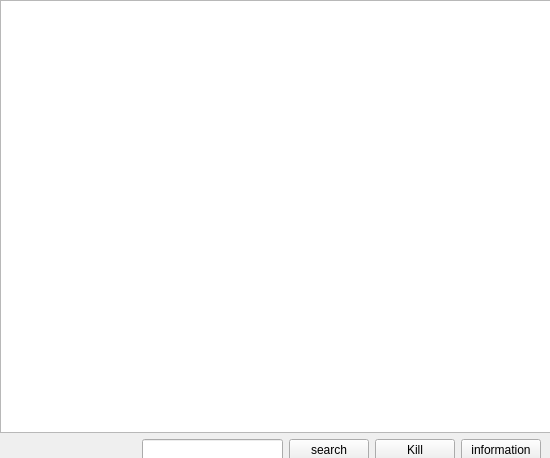
<?xml version="1.0" encoding="UTF-8"?>
<ui version="4.0">
 <class>ps</class>
 <widget class="QWidget" name="ps">
  <property name="geometry">
   <rect>
    <x>0</x>
    <y>0</y>
    <width>550</width>
    <height>458</height>
   </rect>
  </property>
  <property name="windowTitle">
   <string>Form</string>
  </property>
  <property name="layoutDirection">
   <enum>Qt::LeftToRight</enum>
  </property>
  <property name="autoFillBackground">
   <bool>false</bool>
  </property>
  <widget class="QWidget" name="verticalLayoutWidget">
   <property name="geometry">
    <rect>
     <x>0</x>
     <y>0</y>
     <width>551</width>
     <height>461</height>
    </rect>
   </property>
   <layout class="QVBoxLayout" name="verticalLayout">
    <item>
     <widget class="QTableWidget" name="tableWidget"/>
    </item>
    <item>
     <layout class="QHBoxLayout" name="horizontalLayout">
      <item>
       <spacer name="horizontalSpacer">
        <property name="orientation">
         <enum>Qt::Horizontal</enum>
        </property>
        <property name="sizeType">
         <enum>QSizePolicy::Expanding</enum>
        </property>
        <property name="sizeHint" stdset="0">
         <size>
          <width>60</width>
          <height>20</height>
         </size>
        </property>
       </spacer>
      </item>
      <item>
       <widget class="QLineEdit" name="searchlineEdit"/>
      </item>
      <item>
       <widget class="QPushButton" name="searchpushButton">
        <property name="text">
         <string>search</string>
        </property>
       </widget>
      </item>
      <item>
       <widget class="QPushButton" name="KillpushButton">
        <property name="text">
         <string>Kill</string>
        </property>
       </widget>
      </item>
      <item>
       <widget class="QPushButton" name="infopushButton">
        <property name="text">
         <string>information</string>
        </property>
       </widget>
      </item>
      <item>
       <spacer name="horizontalSpacer_2">
        <property name="orientation">
         <enum>Qt::Horizontal</enum>
        </property>
        <property name="sizeType">
         <enum>QSizePolicy::Fixed</enum>
        </property>
        <property name="sizeHint" stdset="0">
         <size>
          <width>10</width>
          <height>20</height>
         </size>
        </property>
       </spacer>
      </item>
     </layout>
    </item>
   </layout>
  </widget>
 </widget>
 <resources/>
 <connections/>
</ui>
